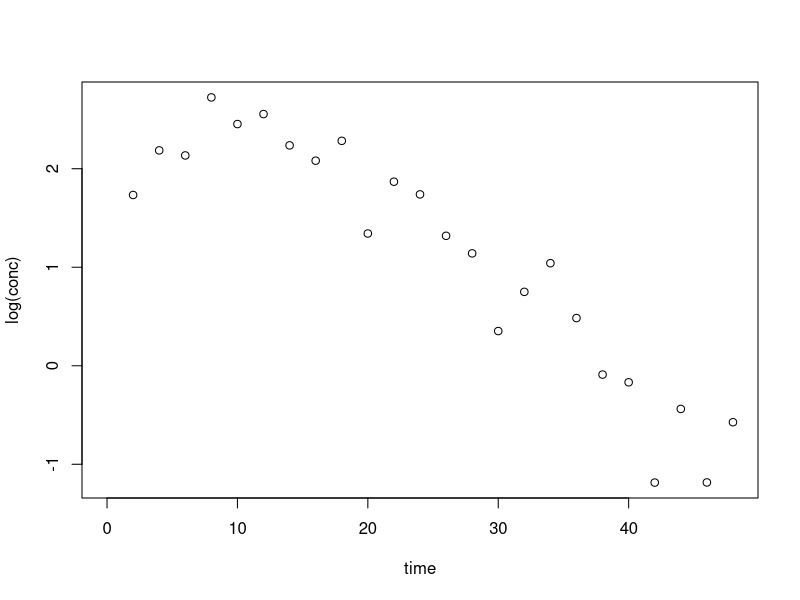

This figure's R source: (Note: this script raises an error after producing the figure.)
# Script with improved method of optimising for oral data
# -----------------------------------------------------------------------------
# It was possible that the sum of all intercepts is not equal to zero
# For absorption curves this is wrong, as they should always pass through zero
#
# An issue that needs to be fixed to allow this (which should also be fixed as
# it is wrong) the boundaries on intercepts used don't apply to log-transformed
# intercepts
# This means that intercepts should go into optim without a transform applied
# and then be transformed before sum of exponentials occurs
# -----------------------------------------------------------------------------
# Setup workspace
  library(plyr)
  library(ggplot2)
  theme_bw2 <- theme_set(theme_bw(base_size = 14))
  theme_update(plot.title = element_text(hjust = 0.5))

# -----------------------------------------------------------------------------
# Setup OFV functions
# Flexible sum of coefficients function (updated!)
# New additions from "sumexp05" added + changed for new parameter layout
  pred.sumexp <- function(x, t, d = 0) {
  # Check length of x to see how many exponentials will be used
  # if l is odd, then an absorption curve is being made
    l <- length(x)/2
    a <- ifelse(l %% 2 == 0, 0, 1)
    n <- ceiling(l)
    for (i in 1:n) {
      if (i == 1) y <- x[i]^d*exp(x[i]*t + log(x[n+i]))
      else if (i != n | a == 0) y <- y + x[i]^d*exp(x[i]*t + log(x[n+i]))
      else if (a == 1) y <- y - x[i]^d*exp(x[i]*t + log(sum(x[(n+1):(2*n-1)])))
    }
    return(y)
  }

# Flexible maximum likelihood estimmation
  mle.sumexp <- function(par, x, y) {
    yhat <- pred.sumexp(par, x)
    err <- y - yhat
    sigma <- sd(err)
    loglik <- dnorm(y, yhat, sigma, log = T)
    return(-1*sum(loglik))
  }

  multi.mle.sumexp <- function(data, oral = F, nexp = 3) {
    x <- data[which(data[, 2] != 0), 1]
    y <- data[which(data[, 2] != 0), 2]
    opt.par <- list(NULL)
    opt.val <- list(NULL)
    opt.gra <- list(NULL)
    opt.con <- list(NULL)
    opt.mes <- list(NULL)
    sub.y <- which(y == max(y)):length(y)
    lm.par <- unname(lm(log(y[sub.y]) ~ x[sub.y])$coefficients)
    for (i in 1:nexp) {
      if (i == 1) {
        init.par <- c(lm.par[2], exp(lm.par[1]))
      } else if (i == 2) {
        browser()
        if (oral) {
          init.par <- c(lm.par[2]*c(0.8, 1.2), exp(lm.par[1]*c(1, 1.2))[-i])
        } else {
          init.par <- c(lm.par[2]*c(0.8, 1.2), exp(lm.par[1]*c(1, 1.2)))
        }
      } else {
        seq(1-(i-(oral+1))*0.05, 1+(i-(oral+1))*0.05, length.out = i-oral-1)
        if (oral) {
          init.par <- c(
            mean(optres$par[1:(i-1)]), optres$par[1:(i-1)],
            sum(optres$par[i:(2*i-3)])/(i-2)
          )
        } else {
          init.par <- c(
            mean(optres$par[1:(i-1)]), optres$par[1:(i-1)],
            mean(optres$par[i:(2*i-2)]), optres$par[i:(2*i-2)]
          )
        }
      }
      optres <- optim(
        init.par,
        mle.sumexp,  # maximum likelihood fitting function
        method = "L-BFGS-B",
        lower = c(rep(-Inf, i), rep(1/10^10, i)),
        upper = c(rep(-1/10^10, i), rep(Inf, i)),
        x = x, y = y
      )
      opt.par[[i]] <- optres$par
      opt.val[[i]] <- optres$value
      opt.gra[[i]] <- optres$counts
      opt.con[[i]] <- optres$convergence
      opt.mes[[i]] <- ifelse(is.null(optres$message),
        "NULL", optres$message)
    }
    res <- list(par = opt.par, value = opt.val, counts = opt.gra,
      convergence = opt.con, message = opt.mes)
    res
  }

  plot.sumexp <- function(res, data) {
    plotdata <- ldply(res$par, function(x) {
      data.frame(
        nexp = as.factor(length(x)/2),
        time = data$time,
        cobs = data$conc,
        pred = pred.sumexp(x, data$time, 0),
        objv = res$value[[length(x)/2]]
      )
    })
    levels(plotdata$nexp) <- paste(levels(plotdata$nexp), "exponent(s)")
    ylim <- c(0, 1.1*max(plotdata$cobs))
    xlim <- c(0, max(plotdata$time))

    plotobj <- NULL
    plotobj <- ggplot(data = plotdata)
    plotobj <- plotobj + ggtitle("Comparison of Number of Exponents Used")
    plotobj <- plotobj + geom_point(aes(x = time, y = cobs))
    plotobj <- plotobj + geom_line(aes(x = time, y = pred), colour = "red")
    plotobj <- plotobj + geom_text(aes(x = median(time), y = max(cobs), label = objv))
    plotobj <- plotobj + scale_y_continuous("Concentration (mg/mL)\n", lim = ylim)
    plotobj <- plotobj + scale_x_continuous("\nTime after dose (hrs)", lim = xlim)
    plotobj <- plotobj + facet_wrap(~nexp)
    plotobj
  }
# -----------------------------------------------------------------------------
# Simulate data
# Absorption Curve
  time.samp <- seq(0, 48, by = 2)
  absdata <- data.frame(
    time = time.samp,
    line1 = -0.2*time.samp + 4,
    line2 = -0.1*time.samp + 4
  )
  absdata$sumexp <- exp(absdata$line2) - exp(absdata$line1)
  #with(absdata, plot(time, sumexp))

# 2 Compartment Curve
  twodata <- data.frame(
    time = time.samp,
    line1 = -0.5*time.samp + 6,
    line2 = -0.05*time.samp + 5
  )
  twodata$sumexp <- exp(twodata$line1) + exp(twodata$line2)
  #with(twodata, plot(time, log(sumexp)))
# -----------------------------------------------------------------------------
# Add random error and optimise using rich data
# Absorption
  err <- 1 + rnorm(n = length(time.samp), mean = 0, sd = 0.3)
  data1 <- data.frame(
    time = time.samp,
    conc = absdata$sumexp*err
  )
  with(data1, plot(time, log(conc)))

  all.res <- multi.mle.sumexp(data1, nexp = 4, oral = T)

  plot.sumexp(all.res, data1, oral = T)

# Two compartment
  err <- 1 + rnorm(n = length(time.samp), mean = 0, sd = 0.3)
  data2 <- data.frame(
    time = time.samp,
    conc = twodata$sumexp*err
  )
  with(data2, plot(time, log(conc)))

  all.res <- multi.mle.sumexp(data2, nexp = 4)
  #with(all.res, which(unlist(value) == min(unlist(value))))  # best fit
  plot.sumexp(all.res, data2)
